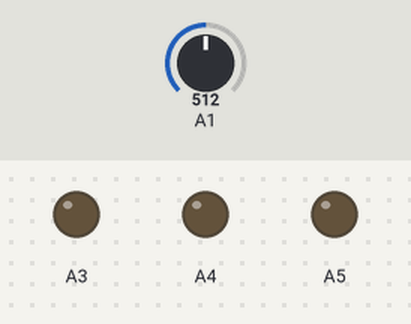
The sketch below on a simulated Arduino Uno, built with avr-gcc and run on an emulated ATmega328P. Shown: output pins drawn as LEDs (lit = HIGH). The test bench sets the inputs (shaded band); at power-on: A1 = 512.

Above: at 8.8 s.
8.9 s: A1 set to 520
At 16.6 s:
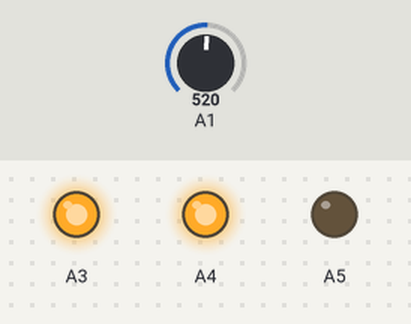
At 19.3 s:
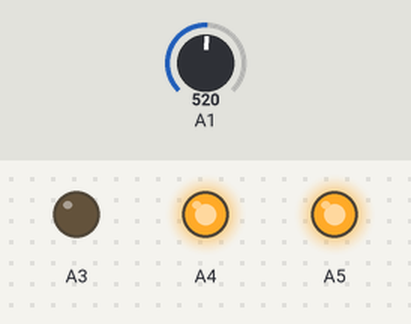
22.6 s: A1 set to 511
At 25.1 s:
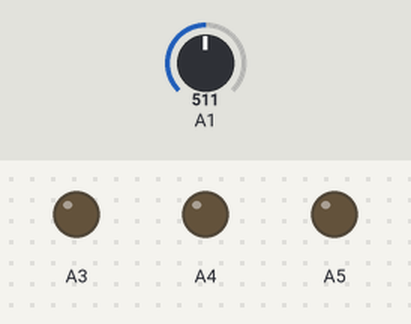
Timing chart, 0 to 26.6 s (numbered marks = the images above; inputs shaded):
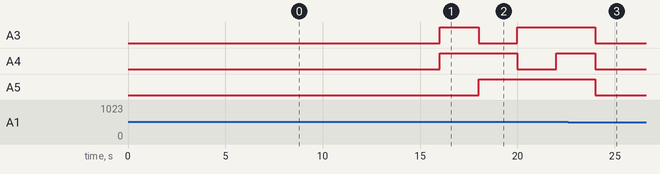

The sketch:

Smart_Fancy_Light_Sys.ino
```cpp
int val,c;
void setup()
{
  pinMode(A3, OUTPUT);
  pinMode(A4, OUTPUT);
  pinMode(A5, OUTPUT);
  pinMode(A1,INPUT);

}
void loop(){
  c = analogRead(A1);
  val = map(c,0,1023,0,255);  //Change the intensisty at the start of the loop.
  analogWrite(A3,val);
  analogWrite(A4,val);
  delay(2000);
  analogWrite(A3,0);
  analogWrite(A5,val);
  analogWrite(A4,val);
  delay(2000);
  analogWrite(A4,0);
  analogWrite(A3,val);
  analogWrite(A5,val);
  delay(2000);
  analogWrite(A3,val);
  analogWrite(A4,val);
  analogWrite(A5,val);
  delay(2000);
  analogWrite(A5,0);
}
```

Measured:
- the behaviour switches between 513 and 514 on A1 (found by bisection; images 0 and 1)
- after the input at 8.9 s, A3: LOW → HIGH after 7.1 s, → LOW 2.0 s later, → HIGH 2.0 s later; A4: LOW → HIGH after 7.1 s, → LOW 4.0 s later, → HIGH 2.0 s later; A5: LOW → HIGH after 9.1 s
- after the input at 22.6 s, A5: goes on until 24.0 s, then stays LOW
